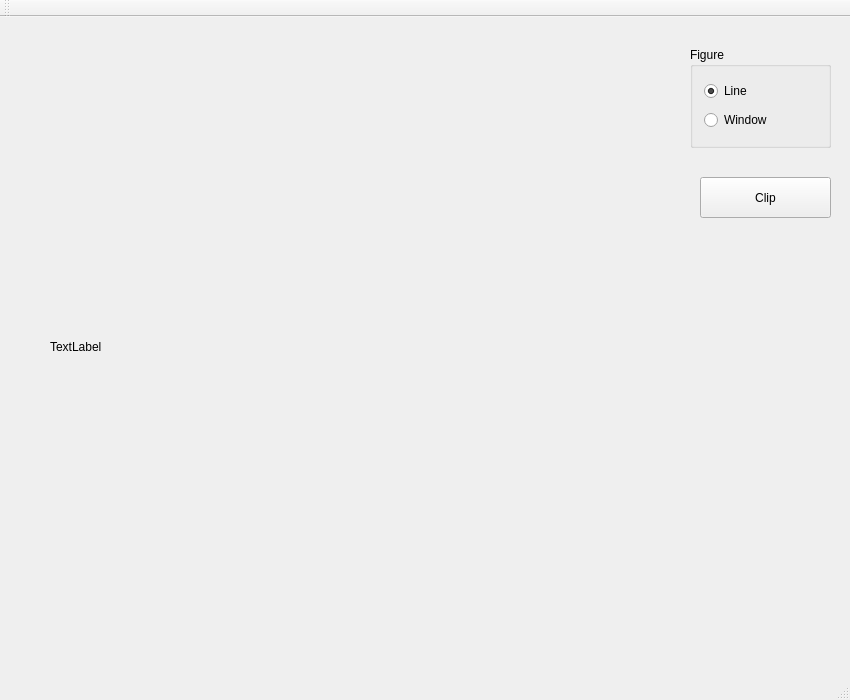
<?xml version="1.0" encoding="UTF-8"?>
<ui version="4.0">
 <class>MainWindow</class>
 <widget class="QMainWindow" name="MainWindow">
  <property name="geometry">
   <rect>
    <x>0</x>
    <y>0</y>
    <width>850</width>
    <height>700</height>
   </rect>
  </property>
  <property name="windowTitle">
   <string>MainWindow</string>
  </property>
  <widget class="QWidget" name="centralWidget">
   <widget class="ClickLabel" name="label">
    <property name="geometry">
     <rect>
      <x>50</x>
      <y>30</y>
      <width>600</width>
      <height>600</height>
     </rect>
    </property>
    <property name="text">
     <string>TextLabel</string>
    </property>
   </widget>
   <widget class="QGroupBox" name="groupBox">
    <property name="geometry">
     <rect>
      <x>690</x>
      <y>30</y>
      <width>141</width>
      <height>101</height>
     </rect>
    </property>
    <property name="title">
     <string>Figure</string>
    </property>
    <layout class="QVBoxLayout" name="verticalLayout">
     <item>
      <widget class="QRadioButton" name="rb_line">
       <property name="text">
        <string>Line</string>
       </property>
       <property name="checked">
        <bool>true</bool>
       </property>
      </widget>
     </item>
     <item>
      <widget class="QRadioButton" name="rb_window">
       <property name="text">
        <string>Window</string>
       </property>
       <property name="checked">
        <bool>false</bool>
       </property>
      </widget>
     </item>
    </layout>
   </widget>
   <widget class="QPushButton" name="btn_clip">
    <property name="geometry">
     <rect>
      <x>700</x>
      <y>160</y>
      <width>131</width>
      <height>41</height>
     </rect>
    </property>
    <property name="text">
     <string>Clip</string>
    </property>
   </widget>
  </widget>
  <widget class="QMenuBar" name="menuBar">
   <property name="geometry">
    <rect>
     <x>0</x>
     <y>0</y>
     <width>850</width>
     <height>19</height>
    </rect>
   </property>
  </widget>
  <widget class="QToolBar" name="mainToolBar">
   <attribute name="toolBarArea">
    <enum>TopToolBarArea</enum>
   </attribute>
   <attribute name="toolBarBreak">
    <bool>false</bool>
   </attribute>
  </widget>
  <widget class="QStatusBar" name="statusBar"/>
 </widget>
 <layoutdefault spacing="6" margin="11"/>
 <customwidgets>
  <customwidget>
   <class>ClickLabel</class>
   <extends>QLabel</extends>
   <header location="global">clicklabel.h</header>
  </customwidget>
 </customwidgets>
 <resources/>
 <connections/>
</ui>
